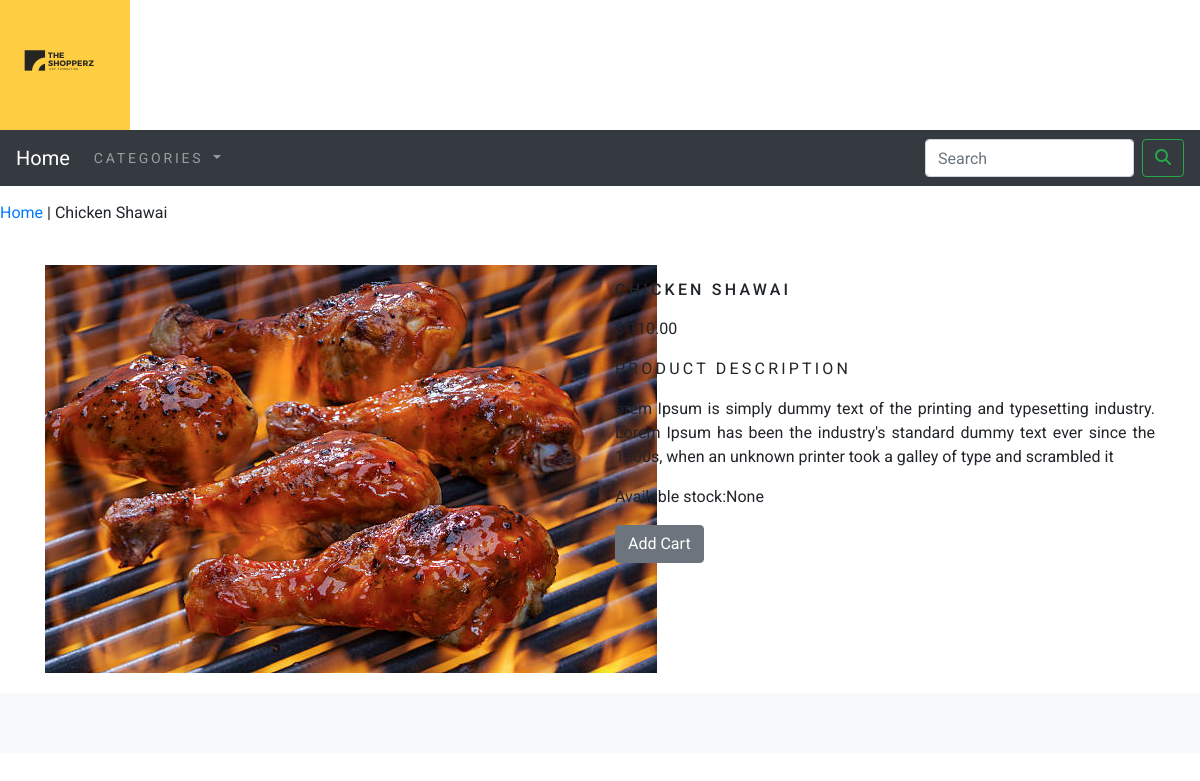
Page /foodieapp/grill/chicken-shawai/ on the committed database.
### foodieapp/models.py (models this page shows, shortened)
class Product(models.Model):
    name = models.CharField(max_length=250, unique=True)
    slug = models.SlugField(max_length=250, unique=True)
    desc = models.TextField(blank=True)
    image = models.ImageField(upload_to='product', blank=True)
    category = models.ForeignKey(Category, on_delete=models.CASCADE)
    price = models.DecimalField(max_digits=10, decimal_places=2)
    stock = models.IntegerField()
    available = models.BooleanField(default=True)
    created = models.DateTimeField(auto_now=True)
    class Meta:
        ordering = ('name',)
        verbose_name = 'product'
        verbose_name_plural = 'products'

### foodieapp/views.py (the view)
# urls.py: path('<slug:c_slug>/<slug:product_slug>/',views.ProudCatDetail,name='ProudCatDetail'),
def ProudCatDetail(request, c_slug, product_slug):
    try:
        product = Product.objects.get(category__slug=c_slug, slug=product_slug)
    except Exception as e:
        raise e
    return render(request, 'product.html', {'product': product})

### cartt/context_processors.py (called while the page is built)
def counter(request):
    item_count = 0
    if 'admin' in request.path:
        return {}
    else:
        try:
            cart = Cart.objects.filter(cart_id=_cart_id(request))
            cart_items = Cartitem.objects.all().filter(cart=cart[:1])
            for cart_item in cart_items:
                item_count += cart_item.quantity
        except Cart.DoesNotExist:
            item_count = 0
        return dict(item_count=item_count)

### cartt/views.py (called while the page is built)
def _cart_id(request):
    cart = request.session.session_key
    if not cart:
        cart = request.session.create()
    return cart

### foodieapp/context_processors.py (called while the page is built)
def menu_links(request):
    links = Category.objects.all()
    return dict(links=links)

### foodieapp/models.py (called while the page is built)
    def get_url(self):
        return reverse("foodieapp:products_by_category", args=[self.slug])

### templates/product.html (shortened to what this page needs)
{% extends 'base.html' %}
{% load static %}
{% block content %}
<div class="row_my_product_row_class">
    <div class="mx-auto">
        <p><a href="{% url 'foodieapp:allProudCat' %}">Home</a> | <a href="{{product.category.get_url}}"></a>{{product.name}}</p>
    </div>
    <div class="container">
        <br>
        <div class="row">
            <div class="col-12 col-sm-12 col-md-12 col-lg-6 text-center">
                <div style="min-width:18rem;">
                    <img src="{{product.image.url}}" alt="{{product.name}}"
            </div>
        </div>
    </div>
    <div class="col-12 col-sm-12 col-md-12 col-lg-6">
        <div>
            <h2 class="my_product_title">{{product.name}}</h2>
            <p>$ {{product.price}}</p>
            <p class="my_title">Product Description</p>
            <p class="text-justify my_product_text">{{product.desc}}</p>
            <p>Available stock:{{product.stock}}</p>
            {% if product.stock <= 0 %}
                <p class="text-justify my_product_text"><b>OUT OF STOCK</b></p>
            {% else %}
                <a class="btn btn-secondary" href="{% url 'cart:add_cart' product.id %}">Add Cart</a>
            {% endif %}
        </div>
    </div>
</div>
</div>
{% endblock %}

### static/css/custom.css (style rules this page uses)
body { font-family: 'Roboto', sans-serif; }
.my_title { font-size:16px; text-transform:uppercase; letter-spacing: .2em; }
.row_my_product_row_class { padding-top:15px; padding-bottom:20px; }
.my_product_title { font-size:16px; text-transform:uppercase; letter-spacing: .2em; padding-top:15px; padding-bottom:10px; }

### rows in the picture
Product: name "Chicken Shawai", image (picture), name "CHICKEN SHAWAI", price "110.00", desc "orem Ipsum is simply dummy text of the printing and typesetting industry. Lorem Ipsum has been the industry's standard dummy text ever since the 1500s, when an unknown printer took a galley of type and scrambled it", stock "None"
